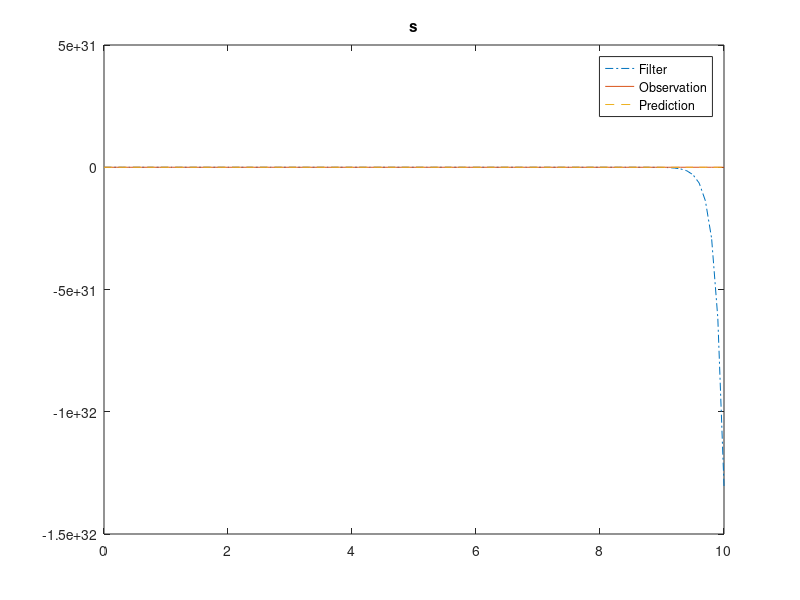
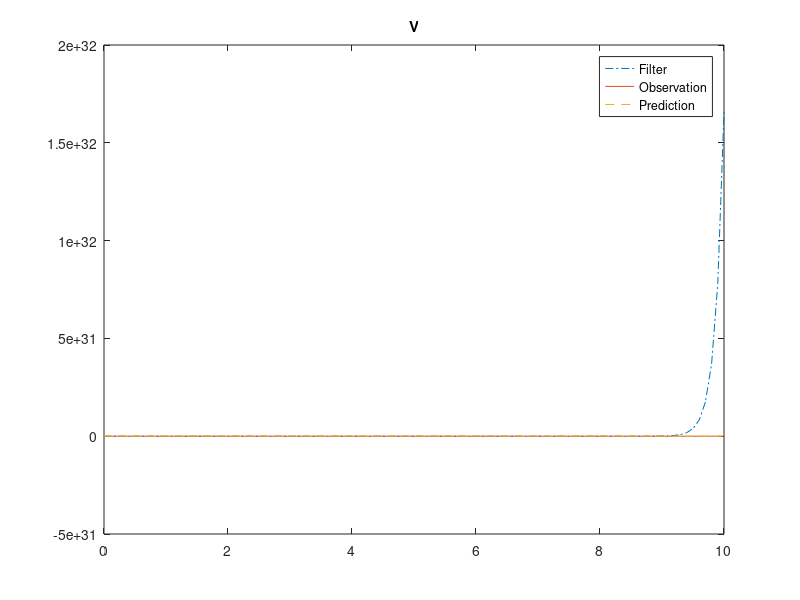

Recreate these plots in MATLAB, in order.
clear all,clc
% Basic kalman filter simulation
% Author: Yunxi TANG
% Date: 21/08/2019

% state space transfer function:
% s(k)=s(k-1)+v(k-1)*dt+0.5*a*dt*dt
% v(k)=v(k-1)+a*dt;
% matrix form:
% x(k) = A*x(k-1)+B*u(k)+w(k)
% x(k) = [s(k);
%        v(k)]
% A = [1 dt;
%      0 1]
% B = [0.5*dt*dt;
%     dt]
% w(k)~N(0,Q) --> noise

% Measure Method in observe space
% z(k) = H(k)x(k)+v(k)
% z(k) --> measured vector
% H(k) --> observe matrix   
% v(k)~N(0,R) --> noise

m = 5; F = 2;
a = F / m;

dt = 0.1;
t = 0:dt:10;
len = length(t);

A = [1 dt;
     0 1];
B = [0.5*dt*dt;
     dt];
 
H = [1 0;
     0 1];
 
q = 1;
r = 1.5;

% experimental data
w = 0.0 + q.*randn(2,len+1,'double');
v = 0.0 + r.*randn(2,len+1,'double');

% covriance matrix
Q = [q*q 0;
     0 q*q];
R = [r^2 0;
     0 r^2];

% initialize P and K
P = [0 0;
     0 0];
K = [0 0;
     0 0];

%% initial state                 
z(:,1) = [0;0];                             %guancezhi

%% ideal condition x_ide, prediction x and sensor data z
x_ide(:,1) = [0;0];
z(:,1) = [0;0];
x(:,1) = [0;0];
for j = 2:len
    x_ide(:,j) = A*x_ide(:,j-1)+B*a;        %ide
    x(:,j) = A*x(:,j-1) + w(:,j-1);         %pre
    z(:,j) = H*x(:,j)+v(:,j);               % sensor data
end

%% filter
x_pre(:,1) = [0;0];

for k = 2:len
    x_pre(:,k) = A*x_pre(:,k-1) + B*a + w(:,k-1);    % one step prediction
    
    P = A*P*A'+Q;
    
    K = P*H'\(H*P*H'+R);
    
    x_pre(:,k) = x_pre(:,k) + K*(z(:,k)-H*x_pre(:,k-1));
    
    P = P - K*H*P;  
    
end

%% Figure
figure(1);
plot(t,x_pre(1,1:len),'-.',t,z(1,1:len),t,x_ide(1,1:len),'--');
legend('Filter','Observation','Prediction');
title('s');

figure(2);
plot(t,x_pre(2,1:len),'-.',t,z(2,1:len),t,x_ide(2,1:len),'--');
legend('Filter','Observation','Prediction');
title('V');


    
    

